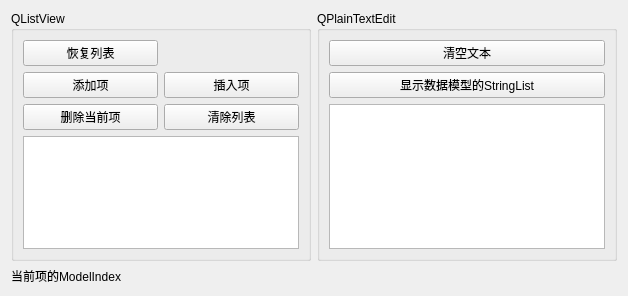
<?xml version="1.0" encoding="UTF-8"?>
<ui version="4.0">
 <class>Widget</class>
 <widget class="QWidget" name="Widget">
  <property name="geometry">
   <rect>
    <x>0</x>
    <y>0</y>
    <width>628</width>
    <height>296</height>
   </rect>
  </property>
  <property name="windowTitle">
   <string>Widget</string>
  </property>
  <layout class="QVBoxLayout" name="verticalLayout_2">
   <item>
    <layout class="QHBoxLayout" name="horizontalLayout">
     <item>
      <widget class="QGroupBox" name="groupBox">
       <property name="title">
        <string>QListView</string>
       </property>
       <layout class="QGridLayout" name="gridLayout_2">
        <item row="0" column="0">
         <layout class="QGridLayout" name="gridLayout">
          <item row="0" column="0">
           <widget class="QPushButton" name="btnIniList">
            <property name="text">
             <string>恢复列表</string>
            </property>
           </widget>
          </item>
          <item row="1" column="0">
           <widget class="QPushButton" name="btnListAppend">
            <property name="text">
             <string>添加项</string>
            </property>
           </widget>
          </item>
          <item row="1" column="1">
           <widget class="QPushButton" name="btnListInsert">
            <property name="text">
             <string>插入项</string>
            </property>
           </widget>
          </item>
          <item row="2" column="0">
           <widget class="QPushButton" name="btnListDelete">
            <property name="text">
             <string>删除当前项</string>
            </property>
           </widget>
          </item>
          <item row="2" column="1">
           <widget class="QPushButton" name="btnListClear">
            <property name="text">
             <string>清除列表</string>
            </property>
           </widget>
          </item>
         </layout>
        </item>
        <item row="1" column="0">
         <widget class="QListView" name="listView"/>
        </item>
       </layout>
      </widget>
     </item>
     <item>
      <widget class="QGroupBox" name="groupBox_2">
       <property name="title">
        <string>QPlainTextEdit</string>
       </property>
       <layout class="QGridLayout" name="gridLayout_3">
        <item row="0" column="0">
         <layout class="QVBoxLayout" name="verticalLayout">
          <item>
           <widget class="QPushButton" name="btnTextClear">
            <property name="text">
             <string>清空文本</string>
            </property>
           </widget>
          </item>
          <item>
           <widget class="QPushButton" name="btnTextImport">
            <property name="text">
             <string>显示数据模型的StringList</string>
            </property>
           </widget>
          </item>
         </layout>
        </item>
        <item row="1" column="0">
         <widget class="QPlainTextEdit" name="plainTextEdit"/>
        </item>
       </layout>
      </widget>
     </item>
    </layout>
   </item>
   <item>
    <widget class="QLabel" name="LabInfo">
     <property name="text">
      <string>当前项的ModelIndex</string>
     </property>
    </widget>
   </item>
  </layout>
 </widget>
 <resources/>
 <connections/>
</ui>
